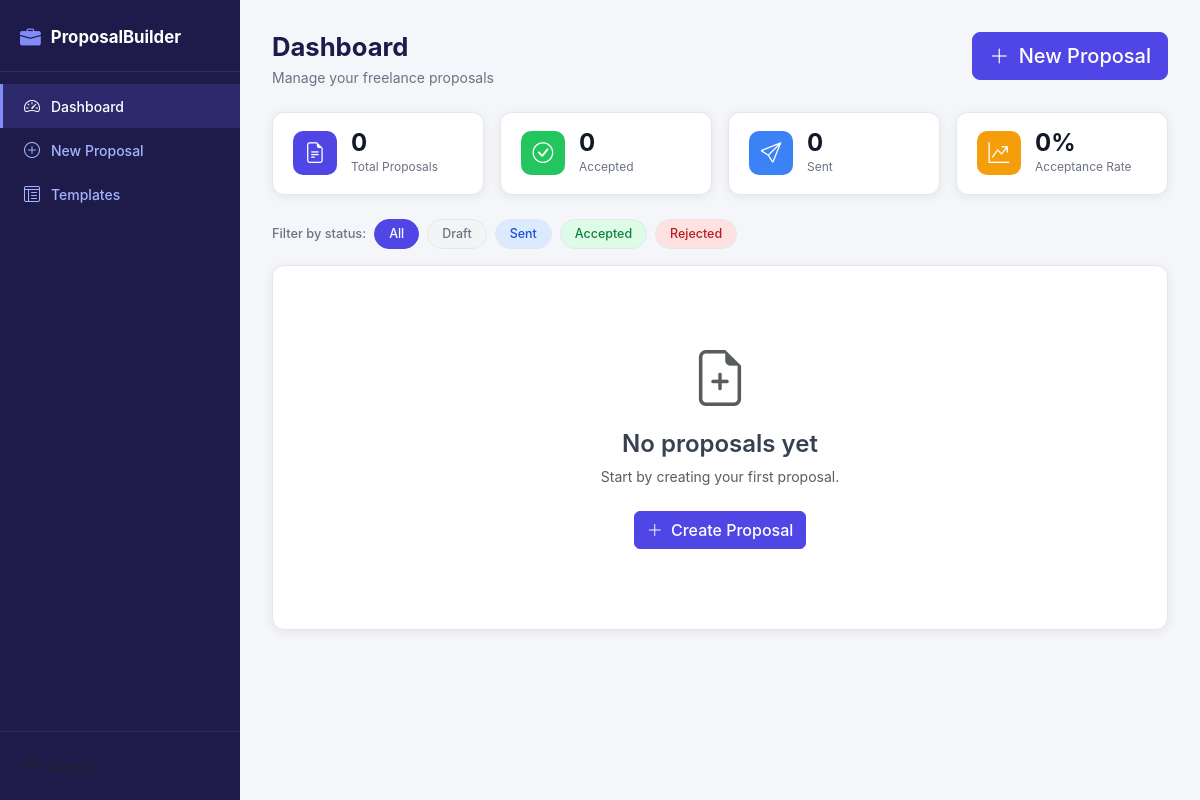
The app's page /, older data.
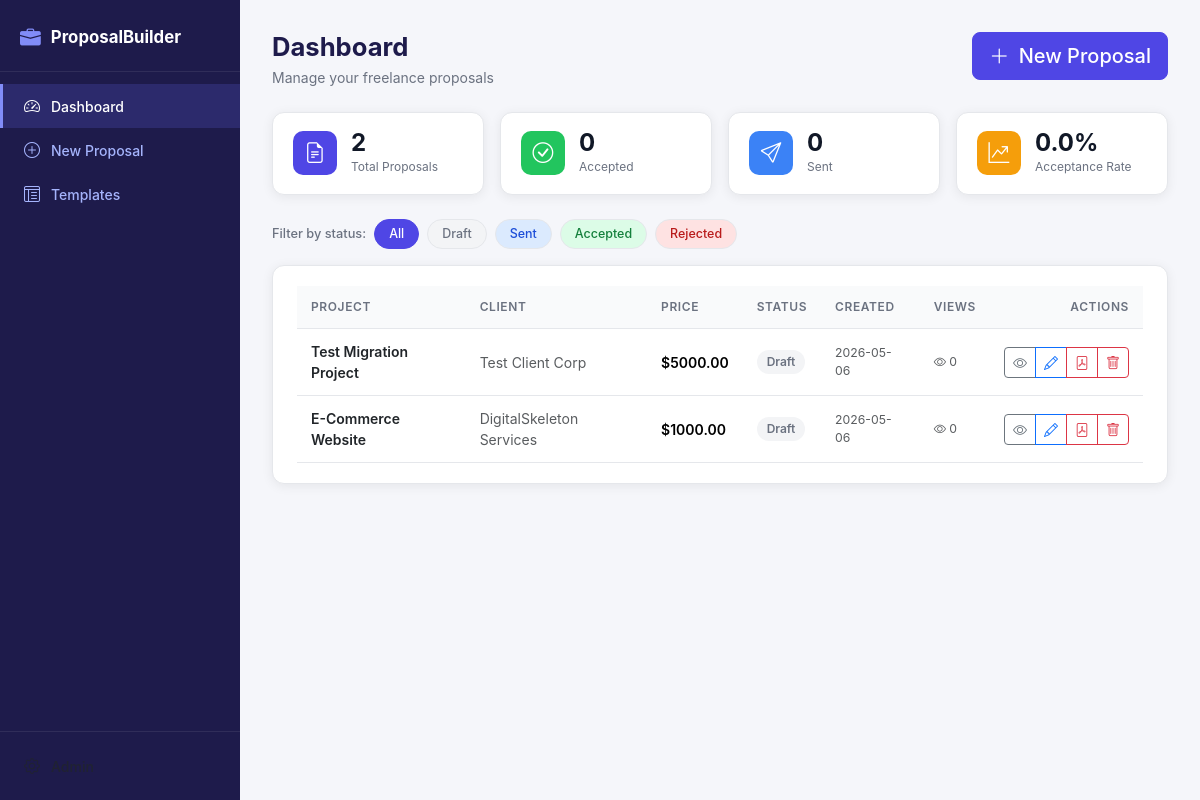
The same page, newer data.
### tables this page shows
CREATE TABLE proposals (
            id INTEGER PRIMARY KEY AUTOINCREMENT,
            client_name TEXT NOT NULL,
            project_title TEXT NOT NULL,
            description TEXT,
            price REAL,
            timeline TEXT,
            status TEXT DEFAULT 'Draft',
            content TEXT,
            views INTEGER DEFAULT 0,
            share_token TEXT UNIQUE,
            created_at DATETIME DEFAULT CURRENT_TIMESTAMP,
            updated_at DATETIME DEFAULT CURRENT_TIMESTAMP
        );

### routes/proposals.py (the view)
@proposals_bp.route('/')
def dashboard():
    status = request.args.get('status', '')
    proposals = models.get_all_proposals(status if status else None)
    stats = models.get_stats()
    return render_template('dashboard.html', proposals=proposals, stats=stats, current_status=status)

### models.py (called while the page is built)
def get_db():
    conn = sqlite3.connect(DB_PATH)
    conn.row_factory = sqlite3.Row
    conn.execute("PRAGMA foreign_keys = ON")
    return conn

def get_all_proposals(status=None):
    conn = get_db()
    if status:
        rows = conn.execute(
            'SELECT * FROM proposals WHERE status=? ORDER BY created_at DESC', (status,)
        ).fetchall()
    else:
        rows = conn.execute(
            'SELECT * FROM proposals ORDER BY created_at DESC'
        ).fetchall()
    conn.close()
    return [dict(r) for r in rows]

def get_stats():
    conn = get_db()
    total = conn.execute('SELECT COUNT(*) FROM proposals').fetchone()[0]
    accepted = conn.execute("SELECT COUNT(*) FROM proposals WHERE status='Accepted'").fetchone()[0]
    sent = conn.execute("SELECT COUNT(*) FROM proposals WHERE status='Sent'").fetchone()[0]
    draft = conn.execute("SELECT COUNT(*) FROM proposals WHERE status='Draft'").fetchone()[0]
    rejected = conn.execute("SELECT COUNT(*) FROM proposals WHERE status='Rejected'").fetchone()[0]
    conn.close()
    rate = round((accepted / total * 100), 1) if total > 0 else 0
    return {'total': total, 'accepted': accepted, 'sent': sent,
            'draft': draft, 'rejected': rejected, 'acceptance_rate': rate}

### templates/dashboard.html (shortened to what this page needs)
{% extends 'base.html' %}
{% block content %}
<div class="page-header">
  <div>
    <h1 class="page-title">Dashboard</h1>
    <p class="page-sub">Manage your freelance proposals</p>
  </div>
  <a href="/proposals/new" class="btn btn-primary btn-lg">
    <i class="bi bi-plus-lg me-1"></i> New Proposal
  </a>
</div>
<div class="stats-grid">
  <div class="stat-card">
    <div class="stat-icon bg-indigo"><i class="bi bi-file-earmark-text"></i></div>
    <div class="stat-info">
      <div class="stat-val">{{ stats.total }}</div>
      <div class="stat-lbl">Total Proposals</div>
    </div>
  </div>
  <div class="stat-card">
    <div class="stat-icon bg-green"><i class="bi bi-check-circle"></i></div>
    <div class="stat-info">
      <div class="stat-val">{{ stats.accepted }}</div>
      <div class="stat-lbl">Accepted</div>
    </div>
  </div>
  <div class="stat-card">
    <div class="stat-icon bg-blue"><i class="bi bi-send"></i></div>
    <div class="stat-info">
      <div class="stat-val">{{ stats.sent }}</div>
      <div class="stat-lbl">Sent</div>
    </div>
  </div>
  <div class="stat-card">
    <div class="stat-icon bg-amber"><i class="bi bi-graph-up-arrow"></i></div>
    <div class="stat-info">
      <div class="stat-val">{{ stats.acceptance_rate }}%</div>
      <div class="stat-lbl">Acceptance Rate</div>
    </div>
  </div>
</div>
<div class="filter-bar">
  <span class="filter-lbl">Filter by status:</span>
  <a href="/" class="badge-filter {% if not current_status %}active{% endif %}">All</a>
  <a href="/?status=Draft" class="badge-filter status-draft {% if current_status=='Draft' %}active{% endif %}">Draft</a>
  <a href="/?status=Sent" class="badge-filter status-sent {% if current_status=='Sent' %}active{% endif %}">Sent</a>
  <a href="/?status=Accepted" class="badge-filter status-accepted {% if current_status=='Accepted' %}active{% endif %}">Accepted</a>
  <a href="/?status=Rejected" class="badge-filter status-rejected {% if current_status=='Rejected' %}active{% endif %}">Rejected</a>
</div>
<div class="card-panel">
  {% if proposals %}
  <div class="table-responsive">
    <table class="table table-hover align-middle mb-0">
      <thead>
        <tr>
          <th>Project</th>
          <th>Client</th>
          <th>Price</th>
          <th>Status</th>
          <th>Created</th>
          <th>Views</th>
          <th class="text-end">Actions</th>
        </tr>
      </thead>
      <tbody>
        {% for p in proposals %}
        <tr>
          <td>
            <a href="/proposals/{{ p.id }}" class="fw-semibold text-decoration-none text-dark">
              {{ p.project_title }}
            </a>
          </td>
          <td class="text-muted">{{ p.client_name }}</td>
          <td>{% if p.price %}<span class="fw-semibold">${{ "%.2f"|format(p.price|float) }}</span>{% else %}<span class="text-muted">—</span>{% endif %}</td>
          <td><span class="status-pill status-{{ p.status|lower }}">{{ p.status }}</span></td>
          <td class="text-muted small">{{ p.created_at[:10] }}</td>
          <td class="text-muted small"><i class="bi bi-eye"></i> {{ p.views }}</td>
          <td class="text-end">
            <div class="btn-group btn-group-sm">
              <a href="/proposals/{{ p.id }}" class="btn btn-outline-secondary" title="View"><i class="bi bi-eye"></i></a>
              <a href="/proposals/{{ p.id }}/edit" class="btn btn-outline-primary" title="Edit"><i class="bi bi-pencil"></i></a>
              <a href="/proposals/{{ p.id }}/export/pdf" class="btn btn-outline-danger" title="PDF"><i class="bi bi-file-pdf"></i></a>
              <button class="btn btn-outline-danger" title="Delete"
                onclick="confirmDelete({{ p.id }}, '{{ p.project_title|replace("'","\\'")|e }}')">
                <i class="bi bi-trash"></i>
              </button>
            </div>
          </td>
        </tr>
        {% endfor %}
      </tbody>
    </table>
  </div>
  {% else %}
  <div class="empty-state">
    <i class="bi bi-file-earmark-plus display-4 text-muted"></i>
    <h4 class="mt-3">No proposals yet</h4>
    <p class="text-muted">Start by creating your first proposal.</p>
    <a href="/proposals/new" class="btn btn-primary mt-2">
      <i class="bi bi-plus-lg me-1"></i> Create Proposal
    </a>
  </div>
  {% endif %}
</div>
{% endblock %}

### templates/base.html (shortened to what this page needs)
<!DOCTYPE html>
<html lang="en">
<head>
  <link href="https://cdn.jsdelivr.net/npm/bootstrap@5.3.2/dist/css/bootstrap.min.css" rel="stylesheet">
  <link href="https://cdn.jsdelivr.net/npm/bootstrap-icons@1.11.3/font/bootstrap-icons.min.css" rel="stylesheet">
  <link href="https://cdn.quilljs.com/1.3.7/quill.snow.css" rel="stylesheet">
  <link rel="stylesheet" href="/static/style.css">
</head>
<body>
<div class="app-shell">
  <aside class="sidebar">
    <div class="sidebar-brand">
      <i class="bi bi-briefcase-fill"></i>
      <span>ProposalBuilder</span>
    </div>
    <nav class="sidebar-nav">
      <a href="/" class="nav-item {% if request.path == '/' %}active{% endif %}">
        <i class="bi bi-speedometer2"></i><span>Dashboard</span>
      </a>
      <a href="/proposals/new" class="nav-item {% if request.path == '/proposals/new' %}active{% endif %}">
        <i class="bi bi-plus-circle"></i><span>New Proposal</span>
      </a>
      <a href="/templates" class="nav-item {% if request.path == '/templates' %}active{% endif %}">
        <i class="bi bi-layout-text-window-reverse"></i><span>Templates</span>
      </a>
    </nav>
    <div class="sidebar-footer">
      <a href="/julisunkan?token=julisunkan" class="nav-item text-muted">
        <i class="bi bi-gear"></i><span>Admin</span>
      </a>
    </div>
  </aside>
  <main class="main-content">
    <div class="page-content">
      {% block content %}{% endblock %}
    </div>
  </main>
</div>
</body>
</html>

### static/style.css (style rules this page uses)
:root { --sidebar-w: 240px; --brand: #4f46e5; --brand-dark: #3730a3; --brand-light: #eef2ff; --success: #22c55e; --warning: #f59e0b; --danger: #ef4444; --muted: #6b7280; --border: #e5e7eb; --bg: #f5f6fa; --card-bg: #ffffff; --text: #111827; --radius: 12px; --shadow: 0 2px 12px rgba(0,0,0,.07); }
*, *::before, *::after { box-sizing: border-box; }
body { margin: 0; font-family: 'Inter', system-ui, -apple-system, sans-serif; background: var(--bg); color: var(--text); font-size: 14px; }
.app-shell { display: flex; min-height: 100vh; }
.sidebar { width: var(--sidebar-w); background: #1e1b4b; color: #c7d2fe; display: flex; flex-direction: column; position: fixed; top: 0; left: 0; bottom: 0; z-index: 100; overflow-y: auto; }
.sidebar-brand { display: flex; align-items: center; gap: 10px; padding: 22px 20px 18px; font-size: 1.05rem; font-weight: 700; color: #fff; border-bottom: 1px solid rgba(255,255,255,.08); text-decoration: none; }
.sidebar-brand i { font-size: 1.3rem; color: #818cf8; }
.sidebar-nav { padding: 12px 0; flex: 1; }
.sidebar-footer { padding: 12px 0; border-top: 1px solid rgba(255,255,255,.08); }
.nav-item { display: flex; align-items: center; gap: 10px; padding: 10px 20px; color: #a5b4fc; text-decoration: none; font-size: .875rem; font-weight: 500; transition: all .15s; cursor: pointer; border-left: 3px solid transparent; }
.nav-item.active { background: rgba(99,102,241,.2); color: #fff; border-left-color: #818cf8; }
.nav-item i { font-size: 1rem; width: 18px; text-align: center; }
.main-content { margin-left: var(--sidebar-w); flex: 1; min-height: 100vh; }
.page-content { padding: 28px 32px; max-width: 1200px; margin: 0 auto; }
.page-header { display: flex; justify-content: space-between; align-items: flex-start; margin-bottom: 24px; flex-wrap: wrap; gap: 12px; }
.page-title { font-size: 1.6rem; font-weight: 700; margin: 0; color: #1e1b4b; }
.page-sub { color: var(--muted); margin: 4px 0 0; font-size: .875rem; }
.card-panel { background: var(--card-bg); border-radius: var(--radius); padding: 20px 24px; box-shadow: var(--shadow); border: 1px solid var(--border); }
.stats-grid { display: grid; grid-template-columns: repeat(auto-fit, minmax(180px, 1fr)); gap: 16px; margin-bottom: 24px; }
.stat-card { background: var(--card-bg); border-radius: var(--radius); padding: 18px 20px; box-shadow: var(--shadow); border: 1px solid var(--border); display: flex; align-items: center; gap: 14px; }
.stat-icon { width: 44px; height: 44px; border-radius: 10px; display: flex; align-items: center; justify-content: center; font-size: 1.3rem; color: #fff; flex-shrink: 0; }
.bg-indigo { background: #4f46e5; }
.bg-green { background: #22c55e; }
.bg-blue { background: #3b82f6; }
.bg-amber { background: #f59e0b; }
.stat-val { font-size: 1.5rem; font-weight: 700; line-height: 1; }
.stat-lbl { font-size: .75rem; color: var(--muted); margin-top: 3px; }
.filter-bar { display: flex; align-items: center; gap: 8px; margin-bottom: 16px; flex-wrap: wrap; }
.filter-lbl { color: var(--muted); font-size: .8rem; font-weight: 500; }
.badge-filter { display: inline-flex; align-items: center; padding: 5px 14px; border-radius: 999px; background: #f3f4f6; color: var(--muted); font-size: .78rem; font-weight: 500; text-decoration: none; border: 1px solid var(--border); transition: all .15s; }
.badge-filter.active { background: var(--brand); color: #fff; border-color: var(--brand); }
.status-pill { display: inline-flex; align-items: center; padding: 3px 10px; border-radius: 999px; font-size: .75rem; font-weight: 600; }
.status-draft { background: #f3f4f6; color: #6b7280; }
.status-sent { background: #dbeafe; color: #1d4ed8; }
.status-accepted { background: #dcfce7; color: #15803d; }
.status-rejected { background: #fee2e2; color: #b91c1c; }
.table thead th { font-size: .75rem; font-weight: 600; text-transform: uppercase; letter-spacing: .05em; color: var(--muted); background: #f9fafb; border-bottom: 1px solid var(--border); padding: 12px 14px; }
.table td { padding: 12px 14px; vertical-align: middle; border-color: var(--border); }
.btn { font-weight: 500; }
.btn-primary { background: var(--brand); border-color: var(--brand); }

Row changes from the older to the newer data that the page shows:
added proposals: project_title "Test Migration Project", client_name "Test Client Corp", price "5000.00", status "Draft", created_at "2026-05-06", views "0"
added proposals: project_title "E-Commerce Website", client_name "DigitalSkeleton Services", price "1000.00", status "Draft", created_at "2026-05-06", views "0"
Text that changed along with them:
{{ stats.total }}: "0" → "2"
{{ stats.acceptance_rate }}: "0" → "0.0"
text no longer shown: "No proposals yet Start by creating your first proposal. Create Proposal"
text now shown: "PROJECT CLIENT PRICE STATUS CREATED VIEWS ACTIONS"
